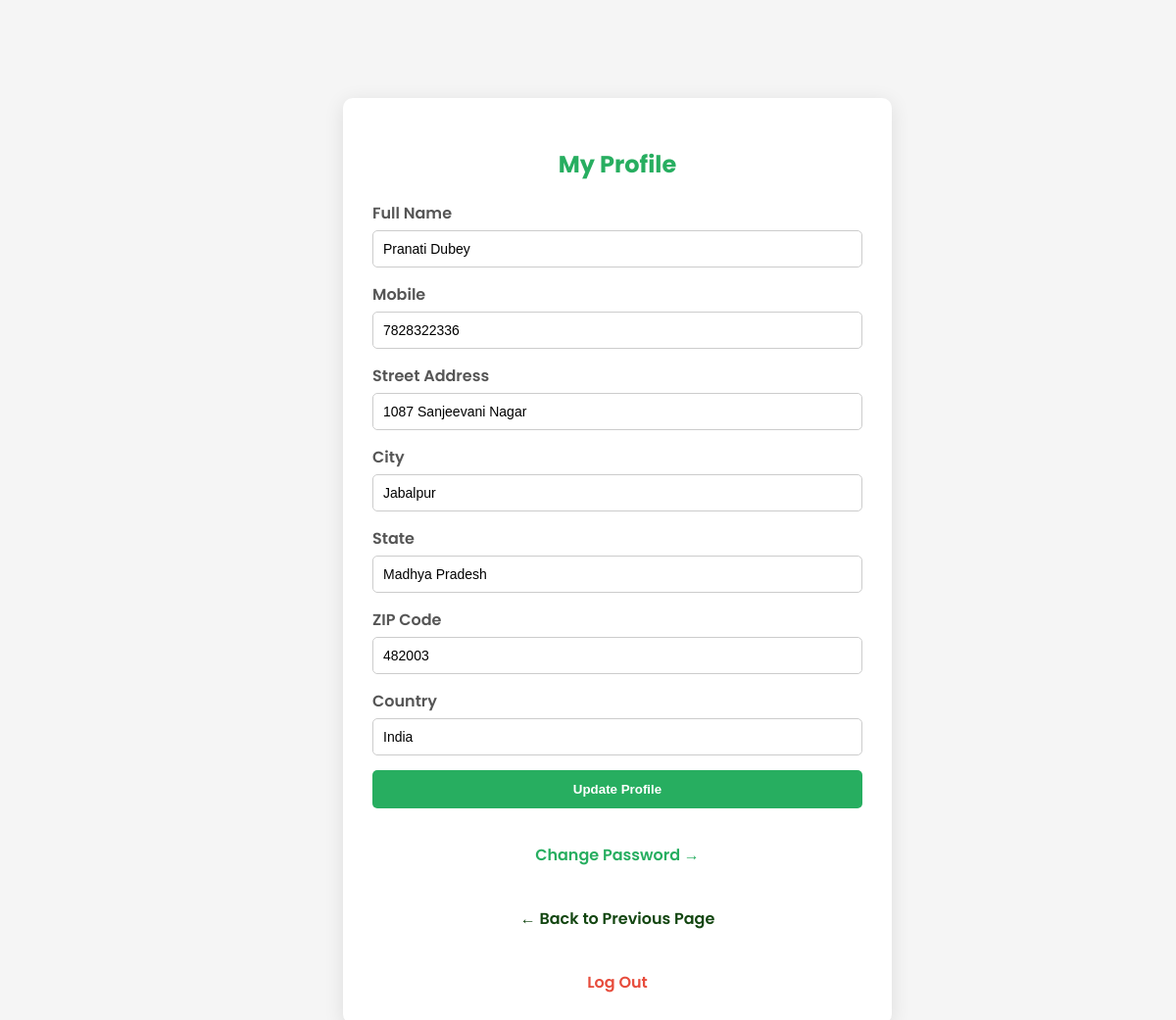
The app's page /profile.php (signed in) with its own data.
### tables this page shows
CREATE TABLE `users` (
  `user_id` int(11) NOT NULL,
  `name` varchar(100) NOT NULL,
  `mobile` varchar(15) NOT NULL,
  `email` varchar(100) NOT NULL,
  `password` varchar(255) NOT NULL,
  `isadmin` tinyint(1) DEFAULT 0,
  `address_street` varchar(255) DEFAULT NULL,
  `address_city` varchar(100) DEFAULT NULL,
  `address_state` varchar(100) DEFAULT NULL,
  `address_zip` varchar(10) DEFAULT NULL,
  `address_country` varchar(10) DEFAULT NULL,
  `security_question` varchar(255) DEFAULT NULL,
  `security_answer` varchar(255) DEFAULT NULL
);

### profile.php (the view, shortened to what this page needs)
<?php
$mysqli = new mysqli('localhost', 'root', '', 'leafylife');
$user_id = $_SESSION['user_id'];
$result = $mysqli->query("SELECT * FROM users WHERE user_id = '$user_id'");
$user = $result->fetch_assoc();
?>
<!DOCTYPE html>
<html lang="en">
<head>
</head>
<body>
    <div class="container">
        <div class="forms-wrapper">
            <div class="profile-container">
                <h2 class="section-title">My Profile</h2>
                <form method="POST" class="form">
                    <div class="form-group">
                        <label for="name">Full Name</label>
                        <input type="text" id="name" name="name" value="<?php echo htmlspecialchars($user['name']); ?>" required>
                    </div>
                    <div class="form-group">
                        <label for="mobile">Mobile</label>
                        <input type="text" id="mobile" name="mobile" value="<?php echo htmlspecialchars($user['mobile']); ?>" required>
                    </div>
                    <div class="form-group">
                        <label for="address_street">Street Address</label>
                        <input type="text" id="address_street" name="address_street" value="<?php echo htmlspecialchars($user['address_street']); ?>" required>
                    </div>
                    <div class="form-group">
                        <label for="address_city">City</label>
                        <input type="text" id="address_city" name="address_city" value="<?php echo htmlspecialchars($user['address_city']); ?>" required>
                    </div>
                    <div class="form-group">
                        <label for="address_state">State</label>
                        <input type="text" id="address_state" name="address_state" value="<?php echo htmlspecialchars($user['address_state']); ?>" required>
                    </div>
                    <div class="form-group">
                        <label for="address_zip">ZIP Code</label>
                        <input type="text" id="address_zip" name="address_zip" value="<?php echo htmlspecialchars($user['address_zip']); ?>" required>
                    </div>
                    <div class="form-group">
                        <label for="address_country">Country</label>
                        <input type="text" id="address_country" name="address_country" value="<?php echo htmlspecialchars($user['address_country']); ?>" required>
                    </div>
                    <button type="submit">Update Profile</button>
                    <label for="form-toggle" class="toggle-form">Change Password →</label>
                </form>
                <div class="button-group">
                    <a href="<?php echo htmlspecialchars($_SESSION['last_page']); ?>" class="back-btn">← Back to Previous Page</a>
                    <a href="?logout=true" class="logout-btn">Log Out</a>
                </div>
            </div>
            <div class="password-container">
                <h2 class="section-title">Change Password</h2>
                <form method="POST" class="form" id="passwordForm">
                    <div class="form-group">
                        <label for="current_password">Current Password</label>
                        <div class="show-password">
                            <label for="show_current_password">Show password</label>
                        </div>
                    </div>
                    <div class="form-group">
                        <label for="new_password">New Password</label>
                        <div class="password-requirements">
                        </div>
                        <div class="show-password">
                            <label for="show_new_password">Show password</label>
                        </div>
                    </div>
                    <div class="form-group">
                        <label for="confirm_password">Confirm New Password</label>
                        <div class="show-password">
                            <label for="show_confirm_password">Show password</label>
                        </div>
                    </div>
                    <button type="submit">Change Password</button>
                    <label for="form-toggle" class="toggle-form">← Back to Profile</label>
                    <div class="button-group">
                        <a href="<?php echo htmlspecialchars($_SESSION['last_page']); ?>" class="back-btn">← Back to Previous Page</a>
                    </div>
                </form>
            </div>
        </div>
    </div>
</body>
</html>

### profile.php (style rules this page uses)
body { font-family: 'Poppins', sans-serif; margin: 0; padding: 0; background: #f5f5f5; color: #333; min-height: 100vh; display: flex; align-items: center; justify-content: center; }
.container { width: 100%; max-width: 500px; margin: 20px; position: relative; perspective: 1000px; }
.forms-wrapper { position: relative; width: 100%; height: 600px; }
.profile-container, .password-container { position: absolute; top: 0; left: 0; width: 100%; padding: 30px; background: white; border-radius: 10px; box-shadow: 0 4px 20px rgba(0, 0, 0, 0.1); backface-visibility: hidden; transform-style: preserve-3d; transition: transform 0.8s cubic-bezier(0.4, 0, 0.2, 1); }
.profile-container { transform: rotateY(0deg); }
.password-container { transform: rotateY(180deg); }
.section-title { text-align: center; color: #27ae60; margin-bottom: 20px; }
.form { display: flex; flex-direction: column; gap: 15px; }
.form-group { display: flex; flex-direction: column; gap: 5px; }
label { font-weight: 600; color: #555; }
input { padding: 10px; border: 1px solid #ccc; border-radius: 5px; font-size: 14px; }
button { background: #27ae60; color: white; padding: 12px; border: none; border-radius: 5px; cursor: pointer; font-weight: 600; transition: background 0.2s; }
.toggle-form { display: block; margin-top: 20px; text-align: center; color: #27ae60; text-decoration: none; font-weight: 600; cursor: pointer; }
.logout-btn { display: block; margin-top: 20px; text-align: center; color: #e74c3c; text-decoration: none; font-weight: 600; }
.password-requirements { font-size: 12px; color: #666; margin-top: 5px; }
.show-password { position: relative; display: inline-block; margin-top: 5px; }
.back-btn { display: block; margin-top: 20px; text-align: center; text-decoration: none; font-weight: 600; color: #134611; margin-bottom: 10px; }
.button-group { display: flex; flex-direction: column; gap: 10px; margin-top: 20px; }

### records on screen
users: name "Pranati Dubey", mobile "7828322336", address_street "1087 Sanjeevani Nagar", address_city "Jabalpur", address_state "Madhya Pradesh", address_zip "482003", address_country "India"
